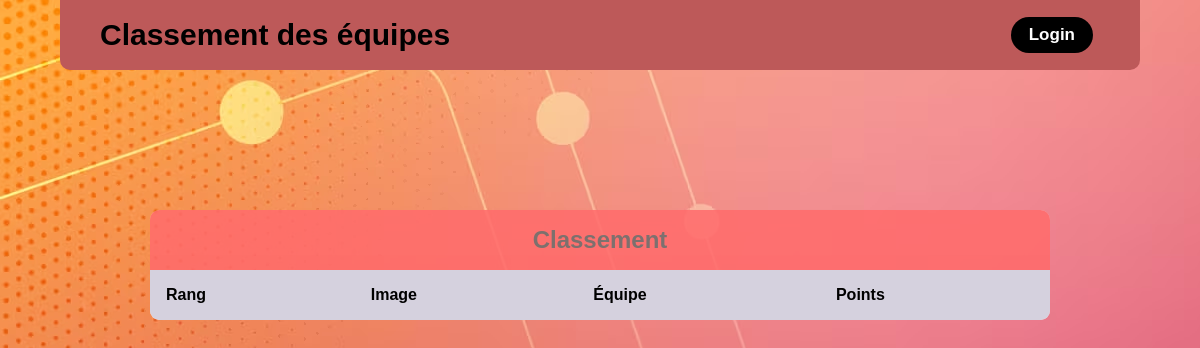
/, run on an earlier commit of the app's database.
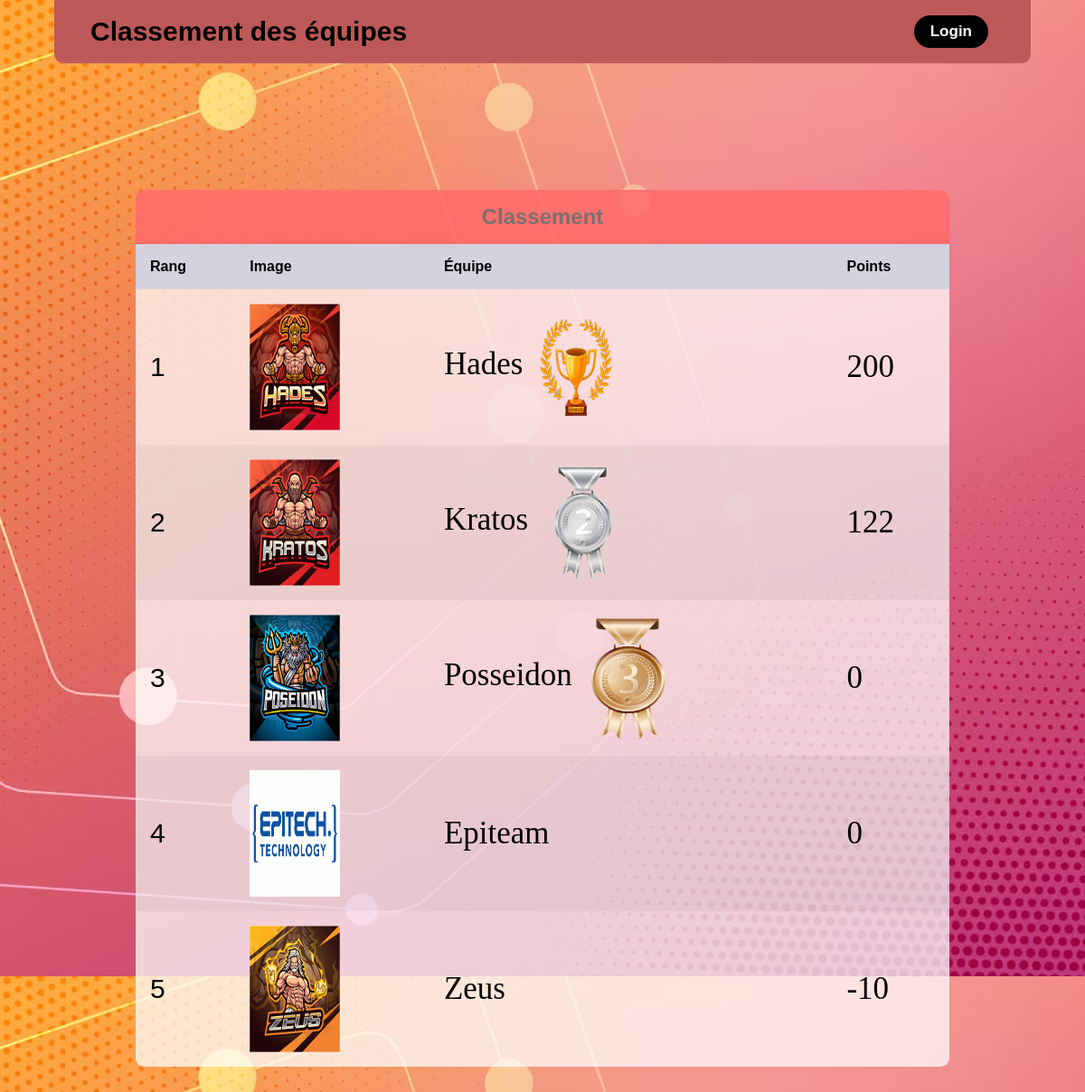
And on a later commit of the database.
### app.py (models this page shows, shortened)
class Team(db.Model):
    id = db.Column(db.Integer, primary_key=True)
    name = db.Column(db.String(100), unique=True, nullable=False)
    points = db.Column(db.Integer, nullable=False)
    image_path = db.Column(db.String(200))

### app.py (the view)
@app.route('/')
def leaderboard():
    teams = Team.query.order_by(Team.points.desc()).all()
    position = 1
    current_points = None
    for team in teams:
        if team.points != current_points:
            team.position = position
            current_points = team.points
        position += 1
    db.session.commit()
    return render_template('leaderboard.html', teams=teams)

### templates/leaderboard.html (shortened to what this page needs)
<!DOCTYPE html>
<html>
<head>
    <link rel="stylesheet" href="{{ url_for('static', filename='styles/leaderboard.css') }}">
</head>
<body>
    <header>
        <div class="logo">
            <h1>Classement des équipes</h1>
        </div>
        <nav>
            <ul>
                <li>
                    <a class="login" href="{{ url_for('login') }}">Login</a>
                </li>
            </ul>
        </nav>
    </header>
    <main class="table">
        <section class="table__body">
            <table class="background-table">
                <thead>
                    <tr>
                        <th>Classement</th>
                    </tr>
                </thead>
            </table>
            <table>
                <thead>
                    <tr>
                        <th>Rang</th>
                        <th>Image</th>
                        <th>Équipe</th>
                        <th>Points</th>
                    </tr>
                </thead>
                <tbody>
                    {% for team in teams %}
                    <tr>
                        <td class="classement">{{ loop.index }}</td>
                        <td><img src="{{ team.image_path }}" alt="{{ team.name }}" class="img-en-grand"></td>
                        <td class="t-name">
                            {{ team.name }}
                            {% if loop.index == 1 %}
                                <img src="{{ url_for('static', filename='images/winner.png') }}" alt="premier">
                            {% endif %}
                            {% if loop.index == 2 %}
                                <img src="{{ url_for('static', filename='images/deuxieme.png') }}" alt="deuxieme">
                            {% endif %}
                            {% if loop.index == 3 %}
                                <img src="{{ url_for('static', filename='images/troisieme.png') }}" alt="troisieme">
                            {% endif %}
                        </td>
                        <td class="t-points">{{ team.points }}</td>
                    </tr>
                    {% endfor %}
                </tbody>
            </table>
        </section>
    </main>
</body>
</html>

What changed in the data, as far as the page shows it:
added Team: image_path (picture), name "Hades", points "200"
added Team: image_path (picture), name "Kratos", points "122"
added Team: image_path (picture), name "Posseidon", points "0"
added Team: image_path (picture), name "Epiteam", points "0"
added Team: image_path (picture), name "Zeus", points "-10"
